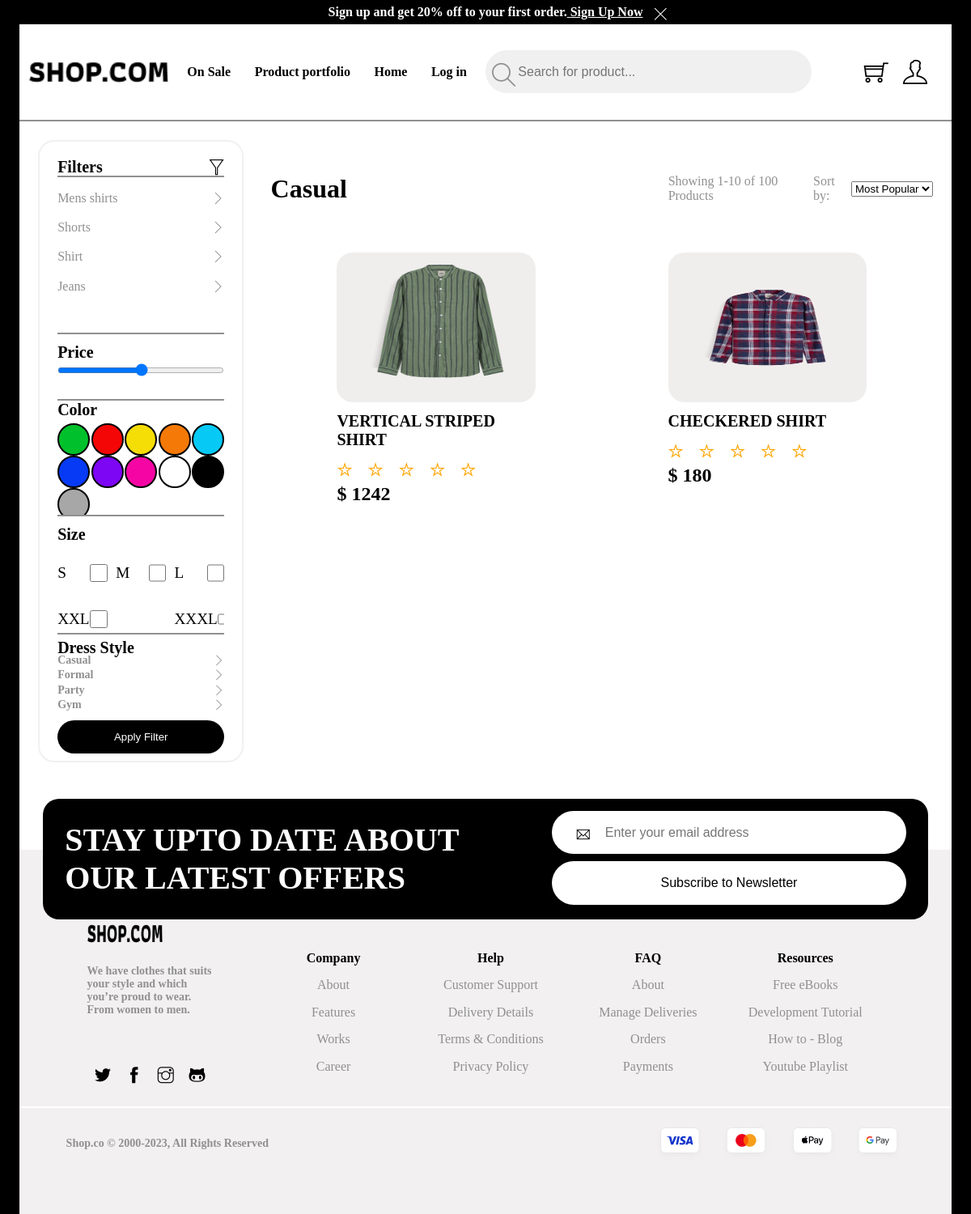
Page /DuAn/user/index.php?controller=Casual&id=9 on the committed database.
### tables this page shows
CREATE TABLE `category` (
  `IdCategory` int(11) NOT NULL,
  `NameCategory` text NOT NULL,
  `Status` int(11) DEFAULT NULL,
  `DateEdit` timestamp NOT NULL DEFAULT current_timestamp() ON UPDATE current_timestamp()
);

CREATE TABLE `product` (
  `IdProduct` int(11) NOT NULL,
  `NameProducts` text NOT NULL,
  `IdDetails` int(11) NOT NULL,
  `NumberProduct` int(11) NOT NULL,
  `Price` float DEFAULT NULL,
  `Evalute` int(11) DEFAULT NULL,
  `Status` int(11) NOT NULL DEFAULT 0,
  `IdCategory` int(11) NOT NULL,
  `DateEdit` datetime NOT NULL
);

### DuAn/user/controllers/CasualController.php (called while the page is built, shortened)
<?php
include "models/CasualModels.php";
class CasualController extends Controller{
    function index(){
        $data = $this->showCategory();
        $data = $this->showProduct();
        $this->loadView("Casual.php", $data);
    }
}
?>

### DuAn/user/models/CasualModels.php (called while the page is built, shortened)
<?php
trait CasualModels
{
    public $data = array();
    public function showCategory()
    {
        $conn = Connection::getInstance();
        $query = $conn->query('select IdCategory,NameCategory from category where status = 0');
        if ($query) {
            while ($row = $query->fetch_assoc()) {
                $this->data['showCategory'][] = $row;
            }
        } else {
            $this->data['messageError'] = "Hệ thống đang bảo trì";
        }
        return $this->data;
    }
    public function showProduct()
    {
        $IdCategory = $_GET['id'];
        $conn = Connection::getInstance();
        if ($IdCategory === "All") {
            $query = $conn->query("
            SELECT p.*, i.Image
            FROM product p
            INNER JOIN (
                SELECT IdProduct, Image
                FROM image
                GROUP BY IdProduct
            ) i ON p.IdProduct = i.IdProduct
            WHERE p.Status = 0
            ORDER BY p.IdProduct DESC
            LIMIT 10
            ");
            if ($query) {
                while ($row = $query->fetch_assoc()) {
                    $this->data['showProduct'][] = $row;
                }
            } else {
                $this->data['messageError'] = "Hệ thống đang bảo trì";
            }
        } else {
            $query = $conn->query("
            SELECT p.*, i.Image
            FROM product p
            INNER JOIN (
                SELECT IdProduct, Image
                FROM image
                GROUP BY IdProduct
            ) i ON p.IdProduct = i.IdProduct
            WHERE p.Status = 0 and p.IdCategory  = '$IdCategory '
            ORDER BY p.IdProduct DESC
            LIMIT 10
            ");
            if ($query) {
                while ($row = $query->fetch_assoc()) {
                    $this->data['showProduct'][] = $row;
                }
            } else {
                $this->data['messageError'] = "Hệ thống đang bảo trì";
            }
        }
        return $this->data;
    }
}

### DuAn/user/views/Casual.php (the view, shortened to what this page needs)
<!DOCTYPE html>
<html lang="en">
<?php require "masterLayout/head.php" ?>
<link rel="stylesheet" href="../assets/css/Casual.css">
<link rel="stylesheet" href="../assets/themify-icons/themify-icons.css">
<link rel="stylesheet" href="../assets/css/responsive/ResponsiveCasual.css">
<body>
    <section class="page">
        <section class="contener">
            <?php include "masterLayout/header.php" ?>
            <main>
                <form action="index.php?controller=Casual" method="post" class="sidebar">
                    <section class="headerSidebar">
                        <article class="filter">
                            <h1>Filters</h1>
                            <i class="ti-filter"></i>
                        </article>
                        <?php
                            if(isset($data["showCategory"])){
                                foreach($data["showCategory"] as $value){
                                    echo "
                                    <section class='nav'>
                                        <a href='index.php?controller=Casual&id={$value['IdCategory']}'>{$value['NameCategory']}</a>
                                        <i class='ti-angle-right'></i>
                                    </section>
                                    ";
                                }
                            }
                        ?>
                    </section>
                    <section class="mainSidebar">
                        <article class="Price">
                            <h1>Price</h1>
                            <input type="range" min="1" max="">
                        </article>
                        <section class="Color">
                            <article class="titleColor">
                                <h1>Color</h1>
                            </article>
                            <article class="contentColor">
                                <input type="checkbox" value="#00C12B" style = "background-color:#00C12B" class="custom-checkbox" name="Color[]">
                                <input type="checkbox" value="#F50606" style = "background-color:#F50606" class="custom-checkbox" name="Color[]">
                                <input type="checkbox" value="#F5DD06" style = "background-color:#F5DD06" class="custom-checkbox" name="Color[]">
                                <input type="checkbox" value="#F57906" style = "background-color:#F57906" class="custom-checkbox" name="Color[]">
                                <input type="checkbox" value="#06CAF5" style = "background-color:#06CAF5" class="custom-checkbox" name="Color[]">
                                <input type="checkbox" value="#063AF5" style = "background-color:#063AF5" class="custom-checkbox" name="Color[]">
                                <input type="checkbox" value="#7D06F5" style = "background-color:#7D06F5" class="custom-checkbox" name="Color[]">
                                <input type="checkbox" value="#F506A4" style = "background-color:#F506A4" class="custom-checkbox" name="Color[]">
                                <input type="checkbox" value="#FFFFFF" style = "background-color:#FFFFFF" class="custom-checkbox" name="Color[]">
                                <input type="checkbox" value="#000000" style = "background-color:#000000" class="custom-checkbox" name="Color[]">
                                <input type="checkbox" value="#A7A7A7" style = "background-color:#A7A7A7" class="custom-checkbox" name="Color[]">
                            </article>
                        </section>
                        <article class="Size">
                            <section class="titleSize">
                                <h1>Size</h1>
                            </section>
                            <article class="contentSize">
                                <label for="S">S
                                    <input type="checkbox" name="Size[]" id="S" value="S">
                                </label>
                                <label for="M">M
                                    <input type="checkbox" name="Size[]" id="M" value="M">
                                </label>
                                <label for="L">L
                                    <input type="checkbox" name="Size[]" id="L" value="L">
                                </label>
                                <label for="XXL">XXL
                                    <input type="checkbox" name="Size[]" id="XXL" value="XXL">
                                </label>
                                <label for="XXXL">XXXL
                                    <input type="checkbox" name="Size[]" id="XXXL" value="XXXL">
                                </label>
                            </article>
                        </article>
                    </section>
                    <section class="footerSidebar">
                            <article class="headerFooterSidebar">
                                <h1>Dress Style</h1>
                            </article>
                            <section class="mainFooterSidebar">
                                <article class="content">
                                    <h4>Casual</h4>
                                    <i class="ti-angle-right"></i>
                                </article>
                                <article class="content">
                                    <h4>Formal</h4>
                                    <i class="ti-angle-right"></i>
                                </article>
                                <article class="content">
                                    <h4>Party</h4>
                                    <i class="ti-angle-right"></i>
                                </article>
                                <article class="content">
                                    <h4>Gym</h4>
                                    <i class="ti-angle-right"></i>
                                </article>
                            </section>
                            <article class="footerSidebar">
                                <button>Apply Filter</button>
                            </article>
                    </section>
                </form>
                <section class="contentMain">
                    <section class="headerContentMain">
                        <h1>Casual</h1>
                        <section class="showing">
                            <p>Showing 1-10 of 100 Products</p>
                            <p>Sort by: </p>
                            <select name="" id="mySelect" onchange="location = this.value;">
                                <option value="">Most Popular</option>
                            </select>
                        </section>
                    </section>
                    <section class="mainContentMain">
                        <?php
                        if(isset($data["showProduct"])){
                            foreach($data["showProduct"] as $value){
                                echo "
                                <section class='lissProduct' onclick = Render('ProductDetail&id','$value[IdProduct]')>
                                    <article class='imgProduct'>
                                        <img src='../assets/imgUpload/{$value['Image']}' alt='{$value['Image']}'>
                                    </article>
                                    <article class='nameProduct'>
                                        <h2>{$value['NameProducts']}</h2>
                                    </article>
                                    <article class='evaluate'>
                                            <i class='ti-star'></i>
                                            <i class='ti-star'></i>
                                            <i class='ti-star'></i>
                                            <i class='ti-star'></i>
                                            <i class='ti-star'></i>
                                        </article>
                                    <article class='priceProduct'>
                                        <h2>$ {$value['Price']}</h2>
                                    </article>
                                </section>
                                ";
                            }
                        }
                        ?>
                    </section>
                    <section class="footerContentMain"></section>
                </section>
            </main>
            <?php include "masterLayout/footer.php" ?>
        </section>
    </section>
</body>
</html>

### DuAn/assets/css/responsive/ResponsiveCasual.css (style rules this page uses)
@media screen and (min-width: 1024px) { .page { width: 100%; height: 1500px; } }

### rows in the picture
category: NameCategory "Mens shirts"
category: NameCategory "Shorts"
category: NameCategory "Shirt"
category: NameCategory "Jeans"
product: shows a picture, NameProducts "VERTICAL STRIPED SHIRT", Price "1242"
product: shows a picture, NameProducts "CHECKERED SHIRT", Price "180"
